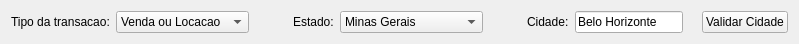
  <widget class="QWidget" name="layoutWidget">
   <property name="geometry">
    <rect>
     <x>0</x>
     <y>20</y>
     <width>799</width>
     <height>25</height>
    </rect>
   </property>
   <layout class="QHBoxLayout" name="horizontalLayout">
    <item>
     <widget class="QLabel" name="lb_tipo_transacao">
      <property name="text">
       <string>Tipo da transacao:</string>
      </property>
     </widget>
    </item>
    <item>
     <widget class="QComboBox" name="cb_tipo_transacao">
      <item>
       <property name="text">
        <string>Venda ou Locacao</string>
       </property>
      </item>
      <item>
       <property name="text">
        <string>Locacao</string>
       </property>
      </item>
      <item>
       <property name="text">
        <string>Venda</string>
       </property>
      </item>
     </widget>
    </item>
    <item>
     <spacer name="horizontalSpacer">
      <property name="orientation">
       <enum>Qt::Horizontal</enum>
      </property>
      <property name="sizeHint" stdset="0">
       <size>
        <width>28</width>
        <height>20</height>
       </size>
      </property>
     </spacer>
    </item>
    <item>
     <widget class="QLabel" name="label">
      <property name="text">
       <string>Estado:</string>
      </property>
     </widget>
    </item>
    <item>
     <widget class="QComboBox" name="combo_estado">
      <property name="minimumSize">
       <size>
        <width>110</width>
        <height>0</height>
       </size>
      </property>
      <property name="currentIndex">
       <number>11</number>
      </property>
      <item>
       <property name="text">
        <string>Acre</string>
       </property>
      </item>
      <item>
       <property name="text">
        <string>Alagoas</string>
       </property>
      </item>
      <item>
       <property name="text">
        <string>Amapa</string>
       </property>
      </item>
      <item>
       <property name="text">
        <string>Amazonas</string>
       </property>
      </item>
      <item>
       <property name="text">
        <string>Bahia</string>
       </property>
      </item>
      <item>
       <property name="text">
        <string>Ceara</string>
       </property>
      </item>
      <item>
       <property name="text">
        <string>Distrito Federal</string>
       </property>
      </item>
      <item>
       <property name="text">
        <string>Goias</string>
       </property>
      </item>
      <item>
       <property name="text">
        <string>Maranhao</string>
       </property>
      </item>
      <item>
       <property name="text">
        <string>Mato Grosso</string>
       </property>
      </item>
      <item>
       <property name="text">
        <string>Mato Grosso do Sul</string>
       </property>
      </item>
      <item>
       <property name="text">
        <string>Minas Gerais</string>
       </property>
      </item>
      <item>
       <property name="text">
        <string>Para</string>
       </property>
      </item>
      <item>
       <property name="text">
        <string>Paraiba</string>
       </property>
      </item>
      <item>
       <property name="text">
        <string>Parana</string>
       </property>
      </item>
      <item>
       <property name="text">
        <string>Pernambuco</string>
       </property>
      </item>
      <item>
       <property name="text">
        <string>Piaui</string>
       </property>
      </item>
      <item>
       <property name="text">
        <string>Rio de Janeiro</string>
       </property>
      </item>
      <item>
       <property name="text">
        <string>Rio Grande do Norte</string>
       </property>
      </item>
      <item>
       <property name="text">
        <string>Rio Grande do Sul</string>
       </property>
      </item>
      <item>
       <property name="text">
        <string>Rondonia</string>
       </property>
      </item>
      <item>
       <property name="text">
        <string>Roraima</string>
       </property>
      </item>
      <item>
       <property name="text">
        <string>Santa Catarina</string>
       </property>
      </item>
      <item>
       <property name="text">
        <string>Sao Paulo</string>
       </property>
      </item>
      <item>
       <property name="text">
        <string>Sergipe</string>
       </property>
      </item>
      <item>
       <property name="text">
        <string>Tocantins</string>
       </property>
      </item>
     </widget>
    </item>
    <item>
     <spacer name="horizontalSpacer_2">
      <property name="orientation">
       <enum>Qt::Horizontal</enum>
      </property>
      <property name="sizeHint" stdset="0">
       <size>
        <width>28</width>
        <height>20</height>
       </size>
      </property>
     </spacer>
    </item>
    <item>
     <widget class="QLabel" name="lb_cidade">
      <property name="text">
       <string>Cidade:</string>
      </property>
     </widget>
    </item>
    <item>
     <widget class="QLineEdit" name="txt_cidade">
      <property name="text">
       <string>Belo Horizonte</string>
      </property>
     </widget>
    </item>
    <item>
     <spacer name="horizontalSpacer_3">
      <property name="orientation">
       <enum>Qt::Horizontal</enum>
      </property>
      <property name="sizeType">
       <enum>QSizePolicy::Fixed</enum>
      </property>
      <property name="sizeHint" stdset="0">
       <size>
        <width>13</width>
        <height>20</height>
       </size>
      </property>
     </spacer>
    </item>
    <item>
     <widget class="QPushButton" name="btn_validar_cidade">
      <property name="text">
       <string>Validar Cidade</string>
      </property>
     </widget>
    </item>
   </layout>
  </widget>
